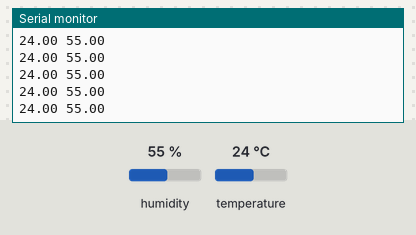
A sketch run on a simulated Arduino Uno, built with avr-gcc and run on an emulated ATmega328P. Parts: the last lines printed to the serial monitor. The inputs (shaded band) are chosen by the test bench; at power-on: humidity 55 %, temperature 24 °C.

Above: at 2.8 s.
2.9 s: humidity set to 22 %
At 4.24 s:
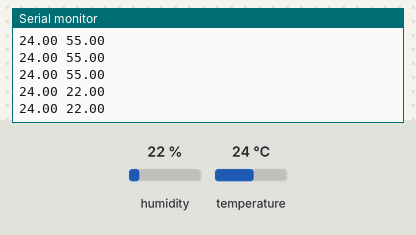
5.7 s: temperature set to 12 °C
At 5.72 s:
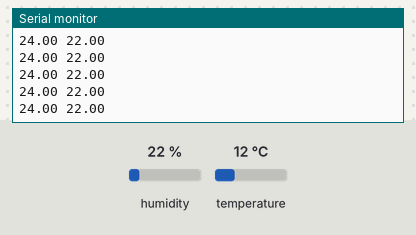
8.5 s: humidity set to 40 %
At 8.57 s:
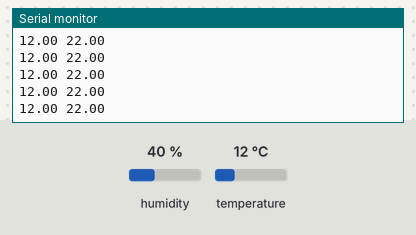
Timing chart, 0 to 11.5 s (numbered marks = the images above; inputs shaded):
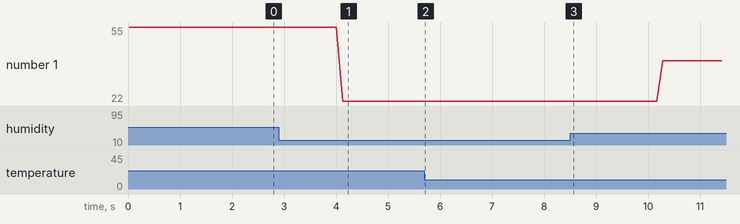

The sketch:

arduino.ino
```cpp
#include <SoftwareSerial.h>
#include <DHT.h>


#define DHTPIN 13
#define DHTTYPE DHT22   // DHT 22  (AM2302), AM2321

DHT dht(DHTPIN, DHTTYPE);

SoftwareSerial ArduinoSerial(3, 2); // RX, TX
void setup() {
  Serial.begin(115200);
  ArduinoSerial.begin(9600);
  dht.begin();
}
void loop()
{
  float temperature = dht.readTemperature();
  float humidity = dht.readHumidity();
  ArduinoSerial.print(temperature);
  ArduinoSerial.print(",");
  ArduinoSerial.print(humidity);
  ArduinoSerial.print("\n");

  Serial.println(String(temperature)+" "+ String(humidity));
  delay(100);
}
```

Measured:
- after the input at 2.9 s, the serial monitor: prints a new line after 1.2 s (image 1)
- plotted number 1: 55 → 22 after the input at 2.9 s, 22 → 40 after the input at 8.5 s
